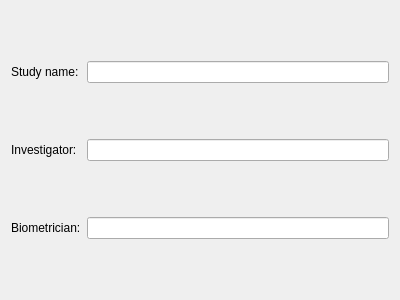
<?xml version="1.0" encoding="UTF-8"?>
<ui version="4.0">
 <class>NewStudyFirstPage</class>
 <widget class="QWidget" name="NewStudyFirstPage">
  <property name="geometry">
   <rect>
    <x>0</x>
    <y>0</y>
    <width>400</width>
    <height>300</height>
   </rect>
  </property>
  <property name="windowTitle">
   <string>Form</string>
  </property>
  <layout class="QGridLayout" name="gridLayout">
   <item row="1" column="0">
    <widget class="QLabel" name="label">
     <property name="text">
      <string>Study name:</string>
     </property>
    </widget>
   </item>
   <item row="1" column="1">
    <widget class="QLineEdit" name="le_studyName"/>
   </item>
   <item row="3" column="0">
    <widget class="QLabel" name="label_2">
     <property name="text">
      <string>Investigator:</string>
     </property>
    </widget>
   </item>
   <item row="3" column="1">
    <widget class="QLineEdit" name="le_investigator"/>
   </item>
   <item row="5" column="0">
    <widget class="QLabel" name="label_3">
     <property name="text">
      <string>Biometrician:</string>
     </property>
    </widget>
   </item>
   <item row="5" column="1">
    <widget class="QLineEdit" name="le_biometrician">
     <property name="toolTip">
      <string>Name of the biometrican involved in the study.</string>
     </property>
    </widget>
   </item>
   <item row="6" column="1">
    <spacer name="verticalSpacer">
     <property name="orientation">
      <enum>Qt::Vertical</enum>
     </property>
     <property name="sizeHint" stdset="0">
      <size>
       <width>20</width>
       <height>40</height>
      </size>
     </property>
    </spacer>
   </item>
   <item row="4" column="1">
    <spacer name="verticalSpacer_2">
     <property name="orientation">
      <enum>Qt::Vertical</enum>
     </property>
     <property name="sizeHint" stdset="0">
      <size>
       <width>20</width>
       <height>40</height>
      </size>
     </property>
    </spacer>
   </item>
   <item row="2" column="1">
    <spacer name="verticalSpacer_3">
     <property name="orientation">
      <enum>Qt::Vertical</enum>
     </property>
     <property name="sizeHint" stdset="0">
      <size>
       <width>20</width>
       <height>40</height>
      </size>
     </property>
    </spacer>
   </item>
   <item row="0" column="1">
    <spacer name="verticalSpacer_4">
     <property name="orientation">
      <enum>Qt::Vertical</enum>
     </property>
     <property name="sizeHint" stdset="0">
      <size>
       <width>20</width>
       <height>40</height>
      </size>
     </property>
    </spacer>
   </item>
  </layout>
 </widget>
 <resources/>
 <connections/>
</ui>
